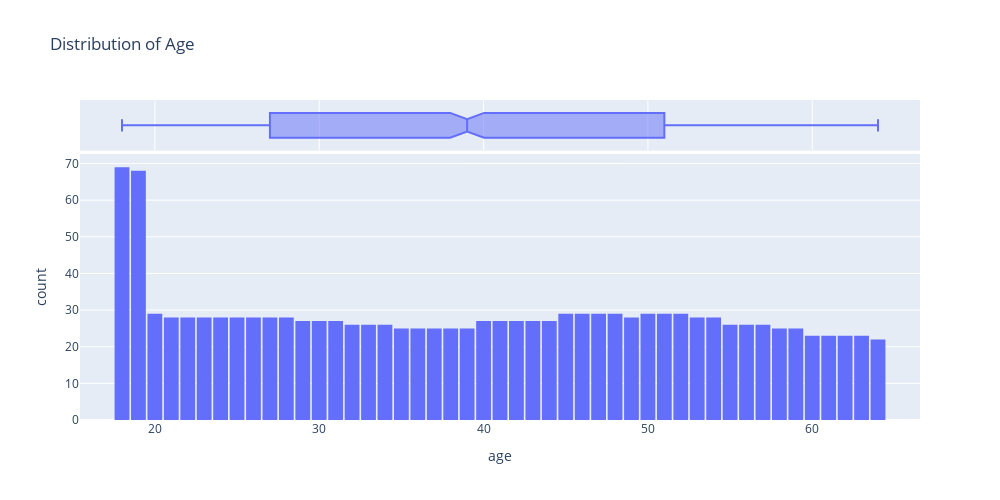

Notebook source saved alongside this figure:
### Markdown cell above
<h2 align = center>Visualization</h2>

### Code cell
fig = px.histogram(medical_df,
                    x = 'age',
                    marginal = 'box',
                    nbins = 47,
                    title = 'Distribution of Age',
                    width=1000, height=500)
fig.update_layout(bargap = 0.1)
fig.show()

### Figure 1 — Plotly figure (JSON) as saved in the notebook; plotly's stock layout.template omitted (floating-point values rounded to 4 significant figures; data arrays with more than 128 entries replaced by an {"elided": "..."} marker saying what was removed)
{"data": [{"alignmentgroup": "True", "bingroup": "x", "hovertemplate": "age=%{x}<br>count=%{y}<extra></extra>", "legendgroup": "", "marker": {"color": "#636efa", "pattern": {"shape": ""}}, "name": "", "nbinsx": 47, "offsetgroup": "", "orientation": "v", "showlegend": false, "type": "histogram", "x": {"elided": "1338 int values"}, "xaxis": "x", "yaxis": "y"}, {"alignmentgroup": "True", "hovertemplate": "age=%{x}<extra></extra>", "legendgroup": "", "marker": {"color": "#636efa"}, "name": "", "notched": true, "offsetgroup": "", "showlegend": false, "type": "box", "x": {"elided": "1338 int values"}, "xaxis": "x2", "yaxis": "y2"}], "layout": {"bargap": 0.1, "barmode": "relative", "height": 500, "legend": {"tracegroupgap": 0}, "title": {"text": "Distribution of Age"}, "width": 1000, "xaxis": {"anchor": "y", "autorange": true, "domain": [0, 1], "range": [15.44, 66.56], "title": {"text": "age"}, "type": "linear"}, "xaxis2": {"anchor": "y2", "autorange": true, "domain": [0, 1], "matches": "x", "range": [15.44, 66.56], "showgrid": true, "showticklabels": false, "type": "linear"}, "yaxis": {"anchor": "x", "autorange": true, "domain": [0, 0.8316], "range": [0, 72.63], "title": {"text": "count"}}, "yaxis2": {"anchor": "x2", "autorange": true, "domain": [0.8416, 1], "matches": "y2", "range": [-0.5, 0.5], "showgrid": false, "showline": false, "showticklabels": false, "ticks": "", "type": "category"}}}
